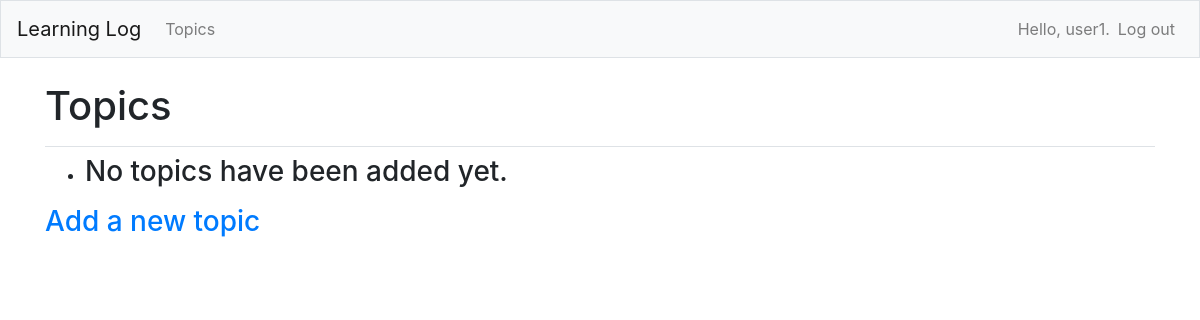
The app's page /learninglog/topics/ (signed in), older data.
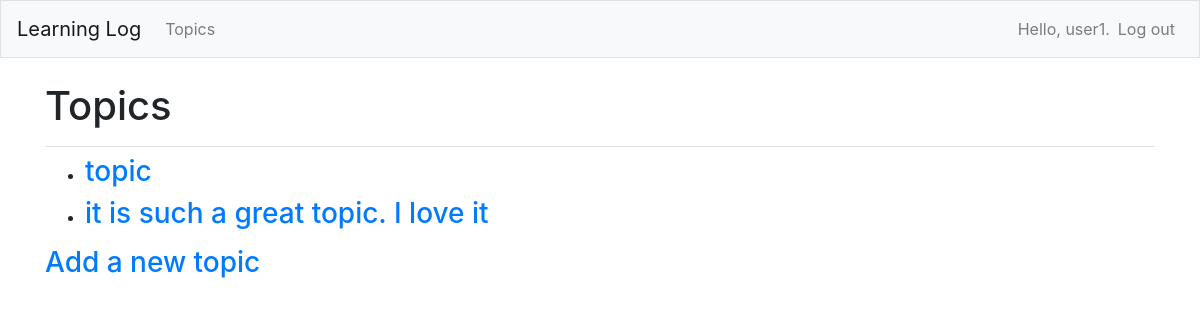
The same page, newer data.
### learning_logs/models.py (models this page shows)
class Topic(models.Model):
    text = models.CharField(max_length=200)
    date_added = models.DateTimeField(auto_now_add=True)
    owner = models.ForeignKey(User, on_delete=models.CASCADE)
    def __str__(self):
        return self.text

### learning_logs/views.py (the view)
# urls.py: path('topics/', views.topics, name='topics'),
@login_required
def topics(request):
    topics = Topic.objects.filter(owner=request.user).order_by('date_added')
    context = {'topics': topics}
    return render(request, 'learning_logs/topics.html', context)

### learning_logs/templates/learning_logs/topics.html
{% extends "learning_logs/base.html" %}
{% block page_header %}
  <h1>Topics</h1>
{% endblock page_header %}
{% block content %}
  <ul>
    {% for topic in topics %}
      <li><h3>
        <a href="{% url 'learning_logs:topic' topic.id %}">{{ topic }}</a>
      </h3></li>
    {% empty %}
      <li><h3>No topics have been added yet.</h3></li>
    {% endfor %}
  </ul>
  <h3><a href="{% url 'learning_logs:new_topic' %}">Add a new topic</a></h3>
{% endblock content %}

### learning_logs/templates/learning_logs/base.html (shortened to what this page needs)
{% load bootstrap4 %}
<!doctype html>
<html lang="en">
<head>
  {% bootstrap_css %}
</head>
  <body>
    <nav class="navbar navbar-expand-md navbar-light bg-light mb-4 border">
      <a class="navbar-brand" href="{% url 'learning_logs:index'%}">
          Learning Log</a>
      <div class="collapse navbar-collapse" id="navbarCollapse">
        <ul class="navbar-nav mr-auto">
          <li class="nav-item">
            <a class="nav-link" href="{% url 'learning_logs:topics'%}">
                Topics</a></li>
        </ul>
        <ul class="navbar-nav ml-auto">
          {% if user.is_authenticated %}
            <li class="nav-item">
              <span class="navbar-text"}">Hello, {{ user.username }}.</span>
            </li>
            <li class="nav-item">
              <a class="nav-link" href="{% url 'users:logout' %}">Log out</a>
            </li>
          {% else %}
            <li class="nav-item">
              <a class="nav-link" href="{% url 'users:register' %}">Register</a>
            </li>
            <li class="nav-item">
              <a class="nav-link" href="{% url 'users:login' %}">Log in</a></li>
          {% endif %}
        </ul>
      </div>
    </nav>
    <main role="main" class="container">
      <div class="pb-2 mb-2 border-bottom">
        {% block page_header %}{% endblock page_header %}
      </div>
      <div>
        {% block content %}{% endblock content %}
      </div>
    </main>
  </body>
</html>

Row changes from the older to the newer data that the page shows:
added Topic: text "topic"
added Topic: text "it is such a great topic. I love it"
Text that changed along with them:
text no longer shown: "No topics have been added yet."
